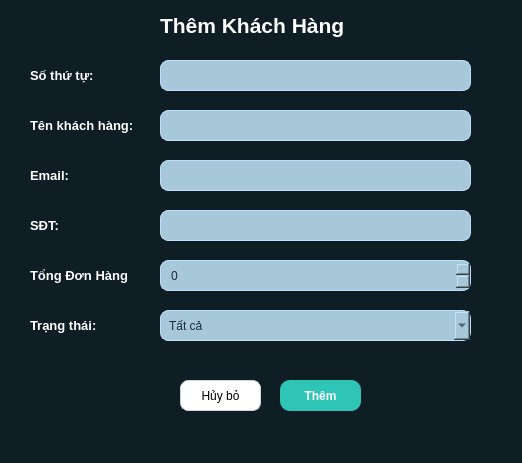
<?xml version="1.0" encoding="UTF-8"?>
<ui version="4.0">
 <class>Dialog</class>
 <widget class="QDialog" name="Dialog">
  <property name="geometry">
   <rect>
    <x>0</x>
    <y>0</y>
    <width>522</width>
    <height>463</height>
   </rect>
  </property>
  <property name="windowTitle">
   <string>Dialog</string>
  </property>
  <property name="styleSheet">
   <string notr="true">background-color: #0F1E25;</string>
  </property>
  <widget class="QLabel" name="lb_tkh">
   <property name="geometry">
    <rect>
     <x>160</x>
     <y>10</y>
     <width>241</width>
     <height>31</height>
    </rect>
   </property>
   <property name="font">
    <font>
     <family>Arial</family>
     <weight>50</weight>
     <bold>false</bold>
    </font>
   </property>
   <property name="styleSheet">
    <string notr="true">color: white;</string>
   </property>
   <property name="text">
    <string>&lt;html&gt;&lt;head/&gt;&lt;body&gt;&lt;p&gt;&lt;span style=&quot; font-size:16pt; font-weight:600;&quot;&gt;Thêm Khách Hàng&lt;/span&gt;&lt;/p&gt;&lt;/body&gt;&lt;/html&gt;</string>
   </property>
  </widget>
  <widget class="QLabel" name="lb_stt">
   <property name="geometry">
    <rect>
     <x>30</x>
     <y>60</y>
     <width>121</width>
     <height>31</height>
    </rect>
   </property>
   <property name="font">
    <font>
     <family>Arial</family>
     <weight>50</weight>
     <bold>false</bold>
    </font>
   </property>
   <property name="styleSheet">
    <string notr="true">color: white;</string>
   </property>
   <property name="text">
    <string>&lt;html&gt;&lt;head/&gt;&lt;body&gt;&lt;p&gt;&lt;span style=&quot; font-size:10pt; font-weight:600;&quot;&gt;Số thứ tự:&lt;/span&gt;&lt;/p&gt;&lt;/body&gt;&lt;/html&gt;</string>
   </property>
  </widget>
  <widget class="QLabel" name="lb_tkh_2">
   <property name="geometry">
    <rect>
     <x>30</x>
     <y>110</y>
     <width>121</width>
     <height>31</height>
    </rect>
   </property>
   <property name="font">
    <font>
     <family>Arial</family>
     <weight>50</weight>
     <bold>false</bold>
    </font>
   </property>
   <property name="styleSheet">
    <string notr="true">color: white;</string>
   </property>
   <property name="text">
    <string>&lt;html&gt;&lt;head/&gt;&lt;body&gt;&lt;p&gt;&lt;span style=&quot; font-size:10pt; font-weight:600;&quot;&gt;Tên khách hàng:&lt;/span&gt;&lt;/p&gt;&lt;/body&gt;&lt;/html&gt;</string>
   </property>
  </widget>
  <widget class="QLabel" name="lb_email">
   <property name="geometry">
    <rect>
     <x>30</x>
     <y>160</y>
     <width>211</width>
     <height>31</height>
    </rect>
   </property>
   <property name="font">
    <font>
     <family>Arial</family>
     <weight>50</weight>
     <bold>false</bold>
    </font>
   </property>
   <property name="styleSheet">
    <string notr="true">color: white;</string>
   </property>
   <property name="text">
    <string>&lt;html&gt;&lt;head/&gt;&lt;body&gt;&lt;p&gt;&lt;span style=&quot; font-size:10pt; font-weight:600;&quot;&gt;Email:&lt;/span&gt;&lt;/p&gt;&lt;/body&gt;&lt;/html&gt;</string>
   </property>
  </widget>
  <widget class="QLabel" name="lb_sdt">
   <property name="geometry">
    <rect>
     <x>30</x>
     <y>210</y>
     <width>121</width>
     <height>31</height>
    </rect>
   </property>
   <property name="font">
    <font>
     <family>Arial</family>
     <weight>50</weight>
     <bold>false</bold>
    </font>
   </property>
   <property name="styleSheet">
    <string notr="true">color: white;</string>
   </property>
   <property name="text">
    <string>&lt;html&gt;&lt;head/&gt;&lt;body&gt;&lt;p&gt;&lt;span style=&quot; font-size:10pt; font-weight:600;&quot;&gt;SĐT:&lt;/span&gt;&lt;/p&gt;&lt;/body&gt;&lt;/html&gt;</string>
   </property>
  </widget>
  <widget class="QPushButton" name="pb_hb">
   <property name="geometry">
    <rect>
     <x>180</x>
     <y>380</y>
     <width>81</width>
     <height>31</height>
    </rect>
   </property>
   <property name="font">
    <font>
     <family>Arial</family>
    </font>
   </property>
   <property name="styleSheet">
    <string notr="true">QPushButton{
    background-color: white;
    color: black;
    border: 1px solid #d1d5db;
    border-radius: 8px;
    padding: 6px 14px;
}

QPushButton:hover{
    background-color: #f3f4f6;
}

QPushButton:pressed{
    background-color: #e5e7eb;
}</string>
   </property>
   <property name="text">
    <string>Hủy bỏ</string>
   </property>
  </widget>
  <widget class="QPushButton" name="pb_thd">
   <property name="geometry">
    <rect>
     <x>280</x>
     <y>380</y>
     <width>81</width>
     <height>31</height>
    </rect>
   </property>
   <property name="font">
    <font>
     <family>Arial</family>
     <weight>75</weight>
     <bold>true</bold>
    </font>
   </property>
   <property name="styleSheet">
    <string notr="true">QPushButton{
    background-color: #2EC4B6;
    color: white;
    border: none;
    border-radius: 10px;
    padding: 6px 16px;
    font-weight: 600;
}

QPushButton:hover{
    background-color: #0ea5a4;
}

QPushButton:pressed{
    background-color: #0d9488;
}</string>
   </property>
   <property name="text">
    <string>Thêm</string>
   </property>
  </widget>
  <widget class="QLabel" name="lb_tdh">
   <property name="geometry">
    <rect>
     <x>30</x>
     <y>260</y>
     <width>121</width>
     <height>31</height>
    </rect>
   </property>
   <property name="font">
    <font>
     <family>Arial</family>
     <weight>50</weight>
     <bold>false</bold>
    </font>
   </property>
   <property name="styleSheet">
    <string notr="true">color: white;</string>
   </property>
   <property name="text">
    <string>&lt;html&gt;&lt;head/&gt;&lt;body&gt;&lt;p&gt;&lt;span style=&quot; font-size:10pt; font-weight:600;&quot;&gt;Tổng Đơn Hàng&lt;/span&gt;&lt;/p&gt;&lt;/body&gt;&lt;/html&gt;</string>
   </property>
  </widget>
  <widget class="QLabel" name="lb_tt">
   <property name="geometry">
    <rect>
     <x>30</x>
     <y>310</y>
     <width>121</width>
     <height>31</height>
    </rect>
   </property>
   <property name="font">
    <font>
     <family>Arial</family>
     <weight>50</weight>
     <bold>false</bold>
    </font>
   </property>
   <property name="styleSheet">
    <string notr="true">color: white;</string>
   </property>
   <property name="text">
    <string>&lt;html&gt;&lt;head/&gt;&lt;body&gt;&lt;p&gt;&lt;span style=&quot; font-size:10pt; font-weight:600;&quot;&gt;Trạng thái:&lt;/span&gt;&lt;/p&gt;&lt;/body&gt;&lt;/html&gt;</string>
   </property>
  </widget>
  <widget class="QLineEdit" name="lne_stt">
   <property name="geometry">
    <rect>
     <x>160</x>
     <y>60</y>
     <width>311</width>
     <height>31</height>
    </rect>
   </property>
   <property name="font">
    <font>
     <family>Arial</family>
    </font>
   </property>
   <property name="styleSheet">
    <string notr="true">background-color:#A6C8D8;
    border: 1px solid #bfdbfe;
    border-radius: 8px;
    padding: 4px 8px;
    color: #1e293b;</string>
   </property>
  </widget>
  <widget class="QLineEdit" name="lne_tkh">
   <property name="geometry">
    <rect>
     <x>160</x>
     <y>110</y>
     <width>311</width>
     <height>31</height>
    </rect>
   </property>
   <property name="font">
    <font>
     <family>Arial</family>
    </font>
   </property>
   <property name="styleSheet">
    <string notr="true">background-color:#A6C8D8;
    border: 1px solid #bfdbfe;
    border-radius: 8px;
    padding: 4px 8px;
    color: #1e293b;</string>
   </property>
  </widget>
  <widget class="QLineEdit" name="lne_sdt">
   <property name="geometry">
    <rect>
     <x>160</x>
     <y>210</y>
     <width>311</width>
     <height>31</height>
    </rect>
   </property>
   <property name="font">
    <font>
     <family>Arial</family>
    </font>
   </property>
   <property name="styleSheet">
    <string notr="true">background-color:#A6C8D8;
    border: 1px solid #bfdbfe;
    border-radius: 8px;
    padding: 4px 8px;
    color: #1e293b;</string>
   </property>
  </widget>
  <widget class="QLineEdit" name="lne_email">
   <property name="geometry">
    <rect>
     <x>160</x>
     <y>160</y>
     <width>311</width>
     <height>31</height>
    </rect>
   </property>
   <property name="font">
    <font>
     <family>Arial</family>
    </font>
   </property>
   <property name="styleSheet">
    <string notr="true">background-color:#A6C8D8;
    border: 1px solid #bfdbfe;
    border-radius: 8px;
    padding: 4px 8px;
    color: #1e293b;</string>
   </property>
  </widget>
  <widget class="QSpinBox" name="spb_tdh">
   <property name="geometry">
    <rect>
     <x>160</x>
     <y>260</y>
     <width>311</width>
     <height>31</height>
    </rect>
   </property>
   <property name="styleSheet">
    <string notr="true">background-color:#A6C8D8;
    border: 1px solid #bfdbfe;
    border-radius: 8px;
    padding: 4px 8px;
    color: #1e293b;</string>
   </property>
  </widget>
  <widget class="QComboBox" name="cb_tt">
   <property name="geometry">
    <rect>
     <x>160</x>
     <y>310</y>
     <width>311</width>
     <height>31</height>
    </rect>
   </property>
   <property name="font">
    <font>
     <family>Arial</family>
     <weight>50</weight>
     <bold>false</bold>
    </font>
   </property>
   <property name="styleSheet">
    <string notr="true">background-color:#A6C8D8;
    border: 1px solid #bfdbfe;
    border-radius: 8px;
    padding: 4px 8px;
    color: #1e293b;</string>
   </property>
   <property name="editable">
    <bool>false</bool>
   </property>
   <property name="currentText">
    <string notr="true">Tất cả</string>
   </property>
   <item>
    <property name="text">
     <string>Tất cả</string>
    </property>
   </item>
   <item>
    <property name="text">
     <string>VIP</string>
    </property>
   </item>
   <item>
    <property name="text">
     <string>Đã lâu</string>
    </property>
   </item>
   <item>
    <property name="text">
     <string>Gần đây</string>
    </property>
   </item>
  </widget>
 </widget>
 <resources/>
 <connections/>
</ui>
